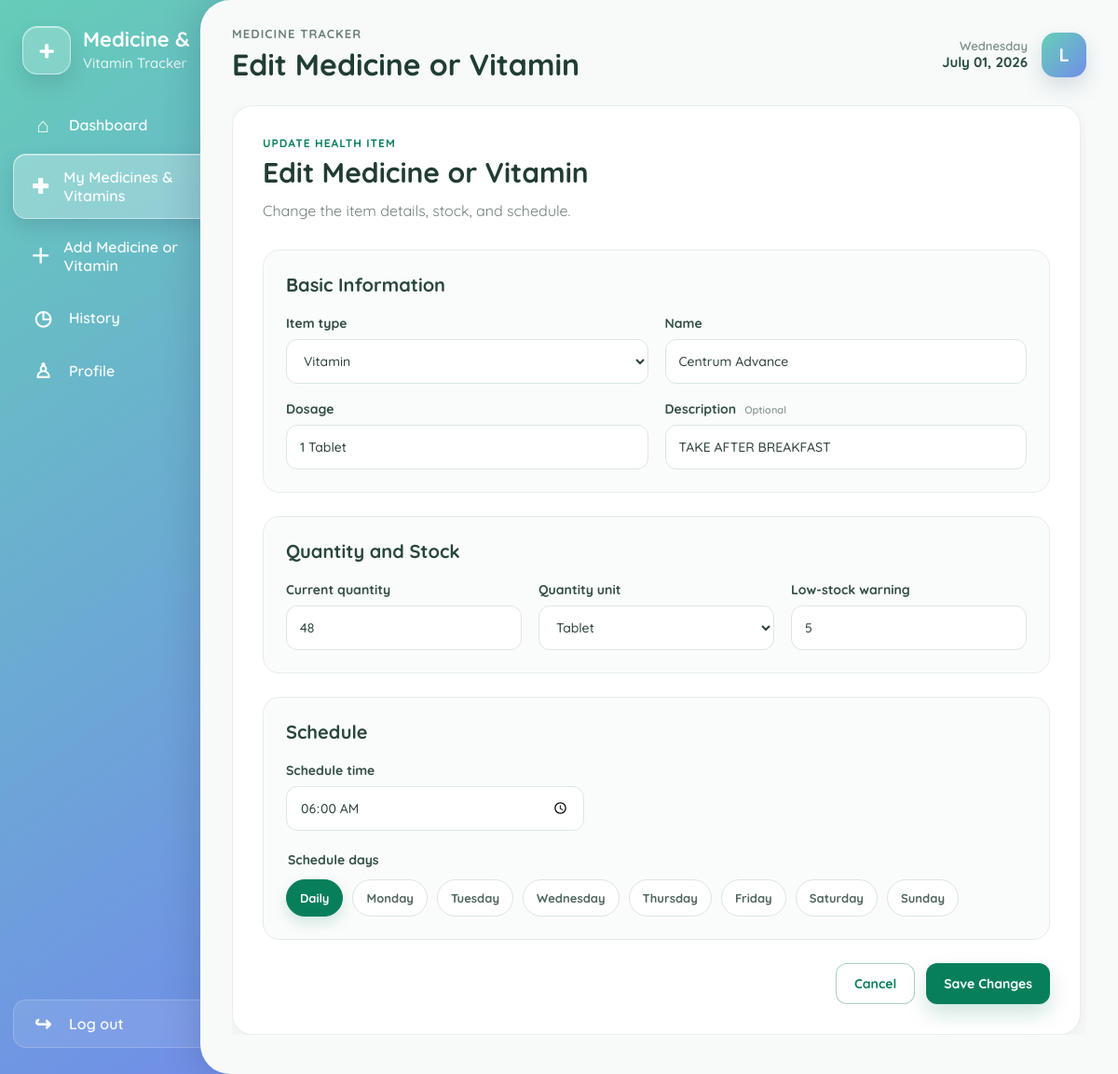
The page /dashboard/edit_medicine.php?id=3 (signed in) on the database its author committed.
### tables this page shows
CREATE TABLE `medicines` (
  `id` int(10) UNSIGNED NOT NULL,
  `user_id` int(10) UNSIGNED NOT NULL,
  `medicine_name` varchar(150) NOT NULL,
  `medicine_type` enum('Medicine','Vitamin') NOT NULL,
  `dosage` varchar(100) NOT NULL,
  `description` text DEFAULT NULL,
  `quantity` int(10) UNSIGNED NOT NULL DEFAULT 0,
  `quantity_unit` varchar(50) NOT NULL DEFAULT 'Tablet',
  `low_stock_level` int(10) UNSIGNED NOT NULL DEFAULT 5,
  `schedule_time` time NOT NULL,
  `schedule_days` varchar(100) NOT NULL,
  `created_at` timestamp NOT NULL DEFAULT current_timestamp(),
  `updated_at` timestamp NOT NULL DEFAULT current_timestamp() ON UPDATE current_timestamp()
);

### dashboard/edit_medicine.php (the view, shortened to what this page needs)
<?php
require_once '../config.php';
$userId = (int) $_SESSION['user_id'];
$fullName = $_SESSION['full_name'] ?? 'User';
$medicineId = isset($_GET['id']) ? (int) $_GET['id'] : 0;
$allowedTypes = ['Medicine', 'Vitamin'];
$allowedUnits = ['Tablet', 'Capsule', 'Sachet', 'Bottle', 'Milliliter', 'Piece', 'Other'];
$allowedDays = ['Daily', 'Monday', 'Tuesday', 'Wednesday', 'Thursday', 'Friday', 'Saturday', 'Sunday'];
$stmt = $pdo->prepare('SELECT * FROM medicines WHERE id = ? AND user_id = ? LIMIT 1');
$stmt->execute([$medicineId, $userId]);
$medicine = $stmt->fetch();
$todayName = date('l');
$todayDate = date('F d, Y');
?>
<!DOCTYPE html>
<html lang="en">
<head>
    <link rel="stylesheet" href="/SCSA_GROUP5/assets/css/dashboard.css?v=9">
</head>
<body class="dashboard-body">
<div class="dashboard-page">
    <aside class="dashboard-sidebar">
        <div class="sidebar-brand"><div class="brand-icon">+</div><div><h1>Medicine &amp;</h1><p>Vitamin Tracker</p></div></div>
        <nav class="sidebar-navigation">
            <a href="dashboard.php"><span class="nav-icon">⌂</span><span>Dashboard</span></a>
            <a href="medicine.php" class="active"><span class="nav-icon">✚</span><span>My Medicines &amp; Vitamins</span></a>
            <a href="add_medicine.php"><span class="nav-icon">＋</span><span>Add Medicine or Vitamin</span></a>
            <a href="history.php"><span class="nav-icon">◷</span><span>History</span></a>
            <a href="profile.php"><span class="nav-icon">♙</span><span>Profile</span></a>
        </nav>
        <div class="sidebar-bottom"><a href="../auth/logout.php" class="logout-link"><span class="nav-icon">↪</span><span>Log out</span></a></div>
    </aside>
    <main class="dashboard-main">
        <header class="dashboard-topbar">
            <div><p class="topbar-label">Medicine Tracker</p><h2>Edit Medicine or Vitamin</h2></div>
            <div class="topbar-right"><div class="date-display"><span><?= htmlspecialchars($todayName) ?></span><strong><?= htmlspecialchars($todayDate) ?></strong></div><div class="user-avatar"><?= htmlspecialchars(strtoupper(substr($fullName, 0, 1))) ?></div></div>
        </header>
        <div class="dashboard-content">
            <section class="dashboard-card form-card">
                <div class="form-heading"><p class="card-label">Update health item</p><h1>Edit Medicine or Vitamin</h1><p>Change the item details, stock, and schedule.</p></div>
                <form method="POST" class="medicine-form">
                    <div class="form-section"><h2>Basic Information</h2>
                        <div class="form-grid two-columns">
                            <div class="form-group"><label>Item type</label><select name="medicine_type" required><?php foreach ($allowedTypes as $type): ?><option value="<?= htmlspecialchars($type) ?>" <?= ($medicine['medicine_type'] ?? '') === $type ? 'selected' : '' ?>><?= htmlspecialchars($type) ?></option><?php endforeach; ?></select></div>
                            <div class="form-group"><label>Name</label><input type="text" name="medicine_name" value="<?= htmlspecialchars((string)$medicine['medicine_name']) ?>" required></div>
                        </div>
                        <div class="form-grid two-columns">
                            <div class="form-group"><label>Dosage</label><input type="text" name="dosage" value="<?= htmlspecialchars((string)$medicine['dosage']) ?>" required></div>
                            <div class="form-group"><label>Description <span>Optional</span></label><input type="text" name="description" value="<?= htmlspecialchars((string)($medicine['description'] ?? '')) ?>"></div>
                        </div>
                    </div>
                    <div class="form-section"><h2>Quantity and Stock</h2>
                        <div class="form-grid three-columns">
                            <div class="form-group"><label>Current quantity</label><input type="number" min="0" name="quantity" value="<?= htmlspecialchars((string)$medicine['quantity']) ?>" required></div>
                            <div class="form-group"><label>Quantity unit</label><select name="quantity_unit" required><?php foreach ($allowedUnits as $unit): ?><option value="<?= htmlspecialchars($unit) ?>" <?= ($medicine['quantity_unit'] ?? '') === $unit ? 'selected' : '' ?>><?= htmlspecialchars($unit) ?></option><?php endforeach; ?></select></div>
                            <div class="form-group"><label>Low-stock warning</label><input type="number" min="0" name="low_stock_level" value="<?= htmlspecialchars((string)$medicine['low_stock_level']) ?>" required></div>
                        </div>
                    </div>
                    <div class="form-section"><h2>Schedule</h2>
                        <div class="form-group schedule-time-group"><label>Schedule time</label><input type="time" name="schedule_time" value="<?= htmlspecialchars(substr((string)$medicine['schedule_time'], 0, 5)) ?>" required></div>
                        <fieldset class="schedule-days-fieldset"><legend>Schedule days</legend><div class="schedule-options">
                            <?php foreach ($allowedDays as $day): ?><label class="day-option"><span><?= htmlspecialchars($day) ?></span></label><?php endforeach; ?>
                        </div></fieldset>
                    </div>
                    <div class="form-actions"><a href="medicine.php" class="dashboard-button secondary">Cancel</a><button type="submit" class="dashboard-button primary form-submit">Save Changes</button></div>
                </form>
            </section>
        </div>
    </main>
</div>
</body>
</html>

### rows shown on the page
medicines: medicine_type "Vitamin", medicine_name "Centrum Advance", dosage "1 Tablet", description "TAKE AFTER BREAKFAST", quantity "48", quantity_unit "Tablet", low_stock_level "5", schedule_time "06:00"

### other values the page prints
substr($fullName, 0, 1) "L"
$day "Daily"
$day "Monday"
$day "Tuesday"
$day "Wednesday"
$day "Thursday"
$day "Friday"
$day "Saturday"
$day "Sunday"
